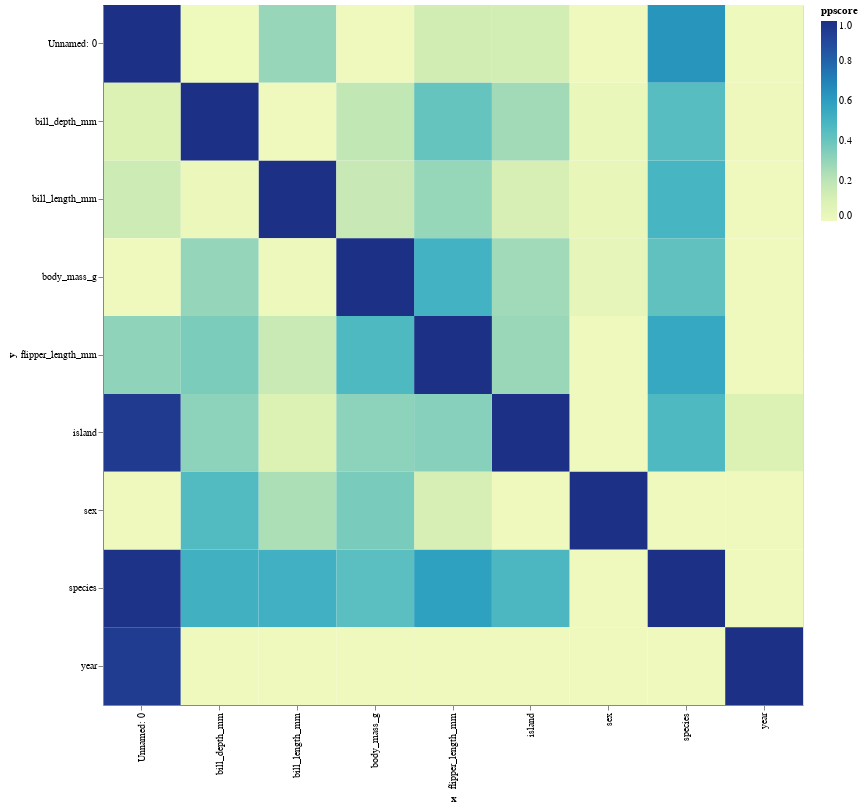

Here is the notebook cell this chart was saved with:
### Code cell
pps_matrix = (
    pps.matrix(df)
    .loc[:, ["x", "y", "ppscore"]]
)
(
    alt.Chart(pps_matrix)
    .mark_rect()
    .encode(
        x="x:O",
        y="y:O",
        color="ppscore:Q",
        tooltip=["x", "y", "ppscore"])
    .properties(width=700, height=700)
)

### Figure 1 — Vega-Lite specification as saved in the notebook (floating-point values rounded to 4 significant figures)
{"config": {"view": {"continuousWidth": 300, "continuousHeight": 300}}, "data": {"name": "data-2d65a5d0a1911982f30afeeb07cfdcd0"}, "mark": {"type": "rect"}, "encoding": {"color": {"field": "ppscore", "type": "quantitative"}, "tooltip": [{"field": "x", "type": "nominal"}, {"field": "y", "type": "nominal"}, {"field": "ppscore", "type": "quantitative"}], "x": {"field": "x", "type": "ordinal"}, "y": {"field": "y", "type": "ordinal"}}, "height": 700, "width": 700, "$schema": "https://vega.github.io/schema/vega-lite/v5.15.1.json", "datasets": {"data-2d65a5d0a1911982f30afeeb07cfdcd0": [{"x": "Unnamed: 0", "y": "Unnamed: 0", "ppscore": 1.0}, {"x": "Unnamed: 0", "y": "species", "ppscore": 0.991}, {"x": "Unnamed: 0", "y": "island", "ppscore": 0.957}, {"x": "Unnamed: 0", "y": "bill_length_mm", "ppscore": 0.15}, {"x": "Unnamed: 0", "y": "bill_depth_mm", "ppscore": 0.097}, {"x": "Unnamed: 0", "y": "flipper_length_mm", "ppscore": 0.312}, {"x": "Unnamed: 0", "y": "body_mass_g", "ppscore": 0.0}, {"x": "Unnamed: 0", "y": "sex", "ppscore": 0.0}, {"x": "Unnamed: 0", "y": "year", "ppscore": 0.948}, {"x": "species", "y": "Unnamed: 0", "ppscore": 0.633}, {"x": "species", "y": "species", "ppscore": 1.0}, {"x": "species", "y": "island", "ppscore": 0.472}, {"x": "species", "y": "bill_length_mm", "ppscore": 0.492}, {"x": "species", "y": "bill_depth_mm", "ppscore": 0.449}, {"x": "species", "y": "flipper_length_mm", "ppscore": 0.556}, {"x": "species", "y": "body_mass_g", "ppscore": 0.422}, {"x": "species", "y": "sex", "ppscore": 0.0}, {"x": "species", "y": "year", "ppscore": 0.0}, {"x": "island", "y": "Unnamed: 0", "ppscore": 0.128}, {"x": "island", "y": "species", "ppscore": 0.481}, {"x": "island", "y": "island", "ppscore": 1.0}, {"x": "island", "y": "bill_length_mm", "ppscore": 0.115}, {"x": "island", "y": "bill_depth_mm", "ppscore": 0.266}, {"x": "island", "y": "flipper_length_mm", "ppscore": 0.285}, {"x": "island", "y": "body_mass_g", "ppscore": 0.271}, {"x": "island", "y": "sex", "ppscore": 0.0}, {"x": "island", "y": "year", "ppscore": 0.0}, {"x": "bill_length_mm", "y": "Unnamed: 0", "ppscore": 0.291}, {"x": "bill_length_mm", "y": "species", "ppscore": 0.516}, {"x": "bill_length_mm", "y": "island", "ppscore": 0.095}, {"x": "bill_length_mm", "y": "bill_length_mm", "ppscore": 1.0}, {"x": "bill_length_mm", "y": "bill_depth_mm", "ppscore": 0.0}, {"x": "bill_length_mm", "y": "flipper_length_mm", "ppscore": 0.161}, {"x": "bill_length_mm", "y": "body_mass_g", "ppscore": 0.01}, {"x": "bill_length_mm", "y": "sex", "ppscore": 0.238}, {"x": "bill_length_mm", "y": "year", "ppscore": 0.0}, {"x": "bill_depth_mm", "y": "Unnamed: 0", "ppscore": 0.006}, {"x": "bill_depth_mm", "y": "species", "ppscore": 0.515}, {"x": "bill_depth_mm", "y": "island", "ppscore": 0.317}, {"x": "bill_depth_mm", "y": "bill_length_mm", "ppscore": 0.02}, {"x": "bill_depth_mm", "y": "bill_depth_mm", "ppscore": 1.0}, {"x": "bill_depth_mm", "y": "flipper_length_mm", "ppscore": 0.356}, {"x": "bill_depth_mm", "y": "body_mass_g", "ppscore": 0.297}, {"x": "bill_depth_mm", "y": "sex", "ppscore": 0.464}, {"x": "bill_depth_mm", "y": "year", "ppscore": 0.0}, {"x": "flipper_length_mm", "y": "Unnamed: 0", "ppscore": 0.133}, {"x": "flipper_length_mm", "y": "species", "ppscore": 0.591}, {"x": "flipper_length_mm", "y": "island", "ppscore": 0.33}, {"x": "flipper_length_mm", "y": "bill_length_mm", "ppscore": 0.294}, {"x": "flipper_length_mm", "y": "bill_depth_mm", "ppscore": 0.408}, {"x": "flipper_length_mm", "y": "flipper_length_mm", "ppscore": 1.0}, {"x": "flipper_length_mm", "y": "body_mass_g", "ppscore": 0.508}, {"x": "flipper_length_mm", "y": "sex", "ppscore": 0.114}, {"x": "flipper_length_mm", "y": "year", "ppscore": 0.0}, {"x": "body_mass_g", "y": "Unnamed: 0", "ppscore": 0.0}, {"x": "body_mass_g", "y": "species", "ppscore": 0.439}, {"x": "body_mass_g", "y": "island", "ppscore": 0.316}, {"x": "body_mass_g", "y": "bill_length_mm", "ppscore": 0.163}, {"x": "body_mass_g", "y": "bill_depth_mm", "ppscore": 0.186}, {"x": "body_mass_g", "y": "flipper_length_mm", "ppscore": 0.472}, {"x": "body_mass_g", "y": "body_mass_g", "ppscore": 1.0}, {"x": "body_mass_g", "y": "sex", "ppscore": 0.363}, {"x": "body_mass_g", "y": "year", "ppscore": 0.0}, {"x": "sex", "y": "Unnamed: 0", "ppscore": 0.0}, {"x": "sex", "y": "species", "ppscore": 0.0}, {"x": "sex", "y": "island", "ppscore": 0.0}, {"x": "sex", "y": "bill_length_mm", "ppscore": 0.032}, {"x": "sex", "y": "bill_depth_mm", "ppscore": 0.031}, {"x": "sex", "y": "flipper_length_mm", "ppscore": 0.0}, {"x": "sex", "y": "body_mass_g", "ppscore": 0.044}, {"x": "sex", "y": "sex", "ppscore": 1.0}, {"x": "sex", "y": "year", "ppscore": 0.0}, {"x": "year", "y": "Unnamed: 0", "ppscore": 0.003}, {"x": "year", "y": "species", "ppscore": 0.0}, {"x": "year", "y": "island", "ppscore": 0.093}, {"x": "year", "y": "bill_length_mm", "ppscore": 0.0}, {"x": "year", "y": "bill_depth_mm", "ppscore": 0.007}, {"x": "year", "y": "flipper_length_mm", "ppscore": 0.0}, {"x": "year", "y": "body_mass_g", "ppscore": 0.0}, {"x": "year", "y": "sex", "ppscore": 0.0}, {"x": "year", "y": "year", "ppscore": 1.0}]}}
